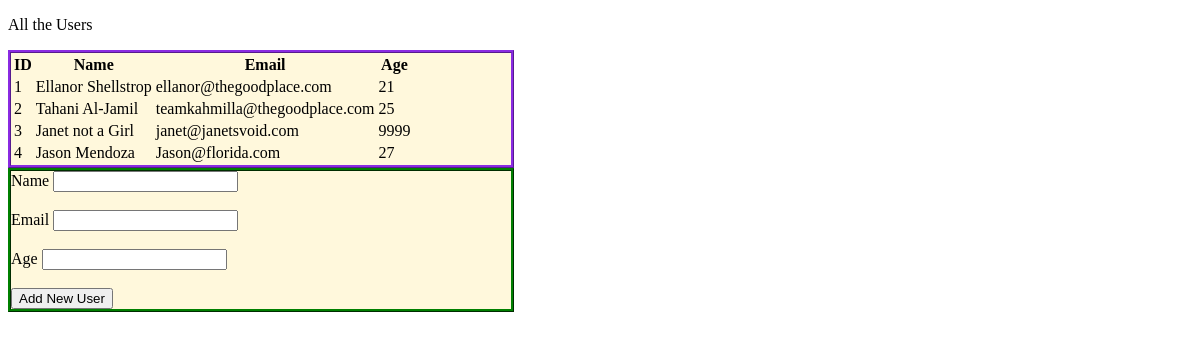
The page / on the database its author committed.
### main_app/models.py (models this page shows, shortened)
class User(models.Model):
    name = models.CharField(max_length=75)
    email = models.CharField(max_length=100)
    age = models.IntegerField()
    created_at = models.DateTimeField(auto_now=True)
    updated_at = models.DateTimeField(auto_now=True)

### main_app/views.py (the view)
# urls.py: path('', views.index),
def index(request):
    context = {
        "all_user": User.objects.all()
    }
    return render(request, 'index.html', context)

### main_app/templates/index.html (shortened to what this page needs)
<!DOCTYPE html>
<html lang="en">
<head>
    {% load static %}
    <link rel="stylesheet" type="text/css" href="{% static 'style.css' %}">
</head>
<body>
    <p>All the Users</p>
    <div id="box">
        <table>
            <thead>
                <tr>
                    <th>ID</th>
                    <th>Name</th>
                    <th>Email</th>
                    <th>Age</th>
                </tr>
            </thead>
            <tbody>
                {% for user in all_user %}
                <tr>
                    <td>{{user.id}}</td>
                    <td>{{user.name}}</td>
                    <td>{{user.email}}</td>
                    <td>{{user.age}}</td>
                </tr>
                {% endfor %}
            </tbody>
        </table>
    </div>
    <div id="new">
    <form action="/add_user" method="post">
    <label for="name">Name</label>
    <input type="text" id="name" name="name">
    <br>
    <br>
    <label for="email">Email</label>
    <input type="text" id="email" name="email">
    <br>
    <br>
    <label for="age">Age</label>
    <input type="text" id="age" name="age">
    <br>
    <br>
    <button type="submit">Add New User</button>
    </form>
</div>
</html>

### main_app/static/style.css (style rules this page uses)
#box { border: auto; border-color: blueviolet; border-style: ridge; background-color: cornsilk; height: auto; width: 500px; }
#new { border: auto; border-color: green; border-style: ridge; background-color: cornsilk; height: auto; width: 500px; }

### rows shown on the page
User: id "1", name "Ellanor Shellstrop", email "ellanor@thegoodplace.com", age "21"
User: id "2", name "Tahani Al-Jamil", email "teamkahmilla@thegoodplace.com", age "25"
User: id "3", name "Janet not a Girl", email "janet@janetsvoid.com", age "9999"
User: id "4", name "Jason Mendoza", email "Jason@florida.com", age "27"
